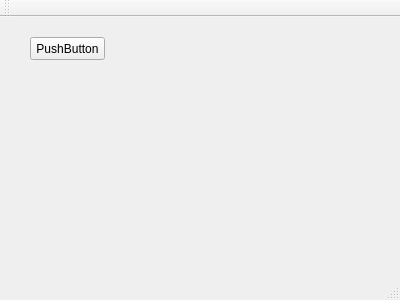
<?xml version="1.0" encoding="UTF-8"?>
<ui version="4.0">
 <class>MainWindow</class>
 <widget class="QMainWindow" name="MainWindow">
  <property name="geometry">
   <rect>
    <x>0</x>
    <y>0</y>
    <width>400</width>
    <height>300</height>
   </rect>
  </property>
  <property name="windowTitle">
   <string>MainWindow</string>
  </property>
  <widget class="QWidget" name="centralWidget">
   <widget class="QPushButton" name="pushButton">
    <property name="geometry">
     <rect>
      <x>30</x>
      <y>20</y>
      <width>75</width>
      <height>23</height>
     </rect>
    </property>
    <property name="text">
     <string>PushButton</string>
    </property>
   </widget>
  </widget>
  <widget class="QMenuBar" name="menuBar">
   <property name="geometry">
    <rect>
     <x>0</x>
     <y>0</y>
     <width>400</width>
     <height>21</height>
    </rect>
   </property>
  </widget>
  <widget class="QToolBar" name="mainToolBar">
   <attribute name="toolBarArea">
    <enum>TopToolBarArea</enum>
   </attribute>
   <attribute name="toolBarBreak">
    <bool>false</bool>
   </attribute>
  </widget>
  <widget class="QStatusBar" name="statusBar"/>
 </widget>
 <layoutdefault spacing="6" margin="11"/>
 <resources/>
 <connections>
  <connection>
   <sender>pushButton</sender>
   <signal>clicked()</signal>
   <receiver>MainWindow</receiver>
   <slot>close()</slot>
   <hints>
    <hint type="sourcelabel">
     <x>79</x>
     <y>75</y>
    </hint>
    <hint type="destinationlabel">
     <x>221</x>
     <y>129</y>
    </hint>
   </hints>
  </connection>
 </connections>
</ui>
